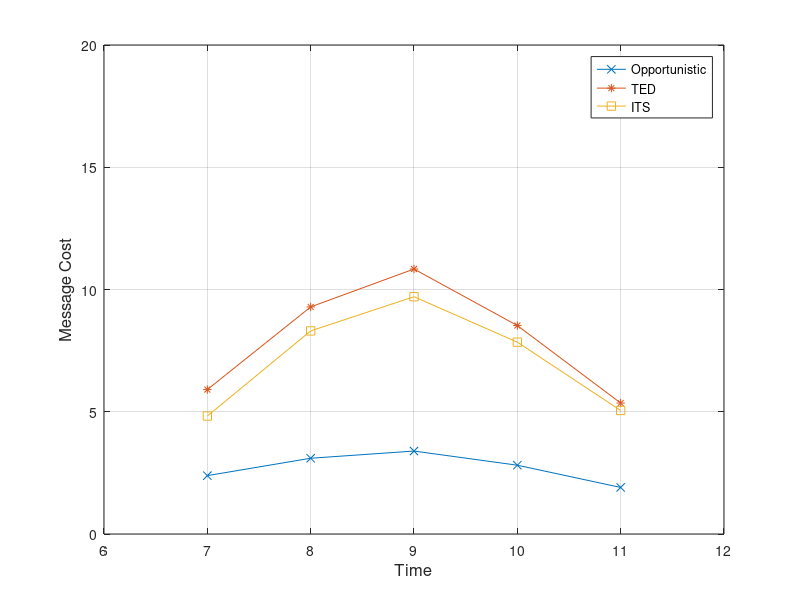

Recreate this plot in MATLAB.
x=[7 8 9 10 11]
y=[2.3873 3.0984 3.3923 2.8136 1.9045]
y1=[5.907324 9.287798 10.837441 8.526082 5.356769]
y2=[4.8256 8.306 9.705 7.8464 5.0523]
plot(x, y, '-x', x, y1, '-*', x, y2, '-s')
axis([6 12 0 20])
xlabel('Time', 'fontsize',12)
ylabel('Message Cost','fontsize',12)
legend('Opportunistic', 'TED', 'ITS')
grid on
%set(h, 'Box', 'on')
